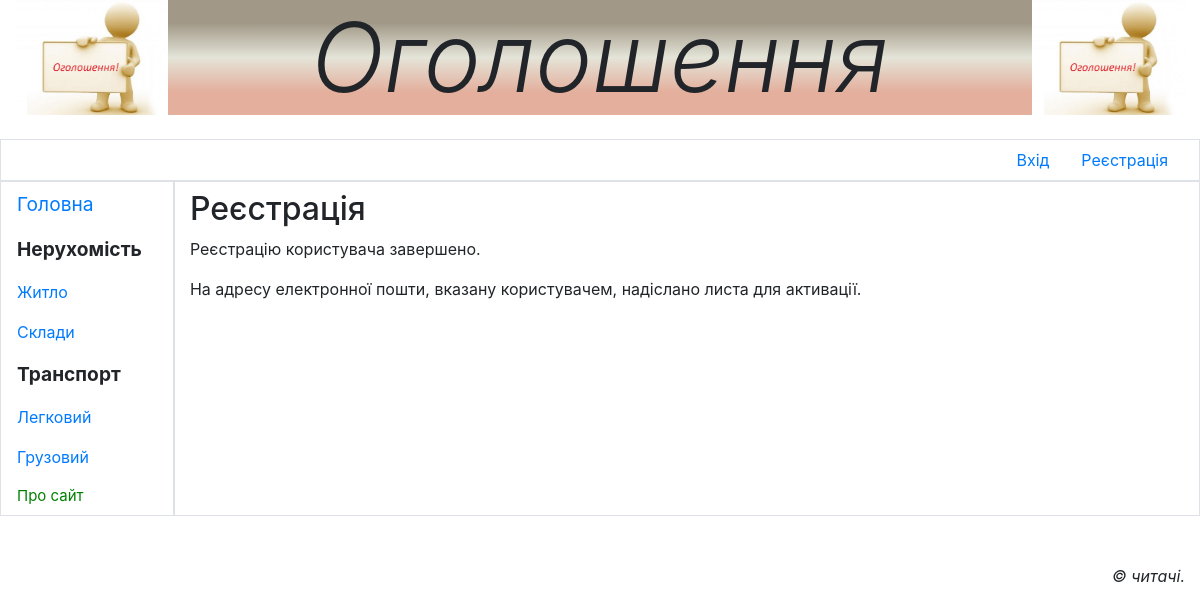
Page /accounts/register/done/ on the committed database.
### main/models.py (models this page shows)
class Rubric(models .Model):
    name = models.CharField(max_length=20, db_index=True, unique=True, verbose_name='Назва')
    order = models.SmallIntegerField(default=0, db_index=True, verbose_name='Порядок')
    super_rubric = models.ForeignKey('SuperRubric', on_delete=models.PROTECT, null=True, blank=True,
                                     verbose_name='Надрубрика')

### main/views.py (the view)
# urls.py: path('accounts/register/done/', RegisterDoneView.as_view(),  name='register_done'),
class RegisterDoneView(TemplateView):
    template_name = 'main/register_done.html'

### main/models.py (called while the page is built)
    def get_queryset(self):
        return super().get_queryset().filter(super_rubric__isnull=False)

### main/templates/main/register_done.html (shortened to what this page needs)
{% extends "layout/basic.html" %}
{% block content %}
    <h2>Реєстрація</h2>
    <p>Реєстрацію користувача завершено.</p>
    <p>На адресу електронної пошти, вказану користувачем, надіслано листа для активації.</p>
{% endblock %}

### main/templates/layout/basic.html (shortened to what this page needs)
{% load bootstrap4 %}
{% load static %}
<!DOCTYPE html>
<html>
    <head>
        {% bootstrap_css %}
        <link rel="stylesheet" type="text/css" href="{% static 'main/style.css' %}">
    </head>
    <body class="container-fluid">
        <header class="mb-4">
           <i> <h1 class="display-1 text-center">Оголошення</h1> </i>
        </header>
        <div class="row">
            <ul class="col nav justify-content-end border">
                {% if user.is_authenticated %}
                    <li class="nav-item dropdown"><a class="nav-link dropdown-toggle" data-toggle="dropdown"
                        href="#" role="button" aria-haspopup="true" aria-expanded="false">Профіль</a>
                        <div class="dropdown-menu">
                            <a class="dropdown-item" href="{% url 'main:profile' %}">Moї оголошення</a>
                            <a class="dropdown-item" href="{% url 'main:profile_bb_add' %}">Додати оголошення</a>
                            <a class="dropdown-item" href="{% url 'main:profile_change' %}">Змінити особисті дані</a>
                            <a class="dropdown-item" href="{% url 'main:password_change' %}">Змінити пароль</a>
                            <div class="dropdown-divider"></div>
                            <a class="dropdown-item" href="{% url 'main:logout' %}">Вийти</a>
                            <div class="dropdown-divider"></div>
                            <a class="dropdown-item" href="{% url 'main:profile_delete' %}">Видалити</a>
                        </div>
                    </li>
                {% else %}
                    <li class="nav-item"><a class="nav-link" href="{% url 'main:login' %}">Bxід</a></li>
                {% endif %}
                <li class="nav-item"><a class="nav-link" href="{% url 'main:register' %}">Реєстрація</a></li>
            </ul>
        </div>
        <div class="row">
            <nav class="col-md-auto nav flex-column border">
                <a class="nav-link root" href="{% url 'main:index' %}">Головна</a>
                {% for rubric in rubrics %}
                        {% ifchanged rubric.super_rubric.pk %}
                            <span class="nav-link root font-weight-bold">
                            {{ rubric.super_rubric.name }}</span>
                        {% endifchanged %}
                        <a class="nav-link" href="{% url 'main:by_rubric' pk=rubric.pk %}">{{ rubric.name }}</a>
                {% endfor %}
                 <a class="nav-link root" href="{% url 'main:about'%}" style="color:green; font-size: 15px">Про сайт</a>
            </nav>
        <section class="col border py-2">
            {% block content %}
            {% endblock %}
        </section>
        </div>
        <footer class="mt-5">
            <p class="text-right font-italic">&copy; читачі.</p>
        </footer>
    </body>
</html>

### main/static/main/style.css (style rules this page uses)
header h1 { background: url("bg.jpg") left / auto 100% no-repeat, url("bg.jpg") right / auto 100% no-repeat , linear-gradient(to top, #E4AF9D 20%, #E4E4D8 50%, #A19887 80%); }
.root { font-size: larger; }

### rows in the picture
Rubric: super_rubric.name "Нерухомість", name "Житло"
Rubric: name "Склади"
Rubric: super_rubric.name "Транспорт", name "Легковий"
Rubric: name "Грузовий"
